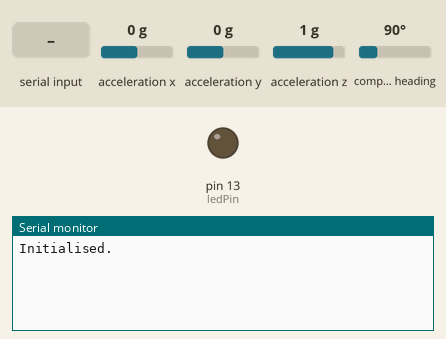
Simulated run of this sketch. Board: Arduino Mega 2560, built with avr-gcc and run on an emulated ATmega2560. Shown: output pins drawn as LEDs (lit = HIGH), the last lines printed to the serial monitor. Wiring (inferred from the names in the program): ADXL345 accelerometer at I2C address 0x1D; HMC5883L compass at I2C address 0x1E. Inputs (shaded band) come from the test bench; at power-on: acceleration x 0 g, acceleration y 0 g, acceleration z 1 g, compass heading 90°.

Above: at 1.2 s.
1.3 s: "update" received over Serial
At 1.8 s:
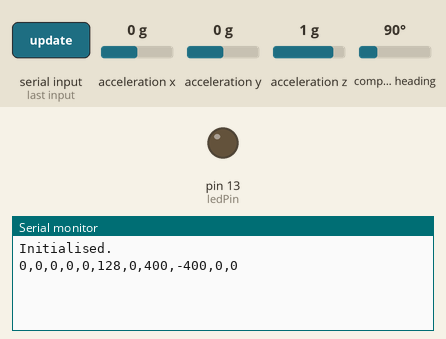
2.8 s: byte 32 (' ') received over Serial
At 4.0 s:
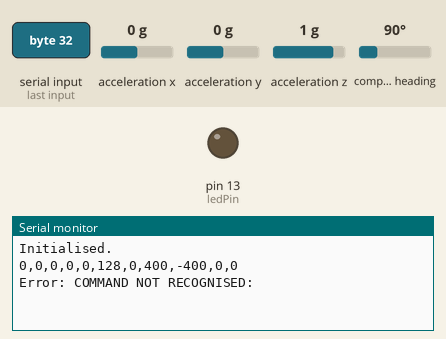
4.3 s: "rqst_azel" received over Serial
At 5.9 s:
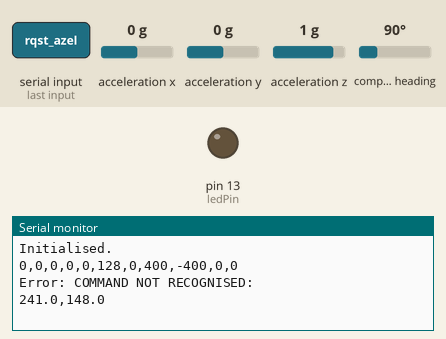
6.8 s: "comp_xyz" received over Serial
At 8.3 s:
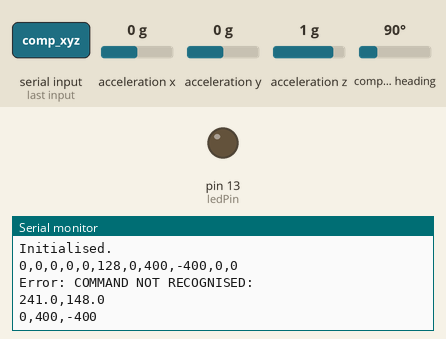

Measured:
- after the input at 1.3 s, the serial monitor: prints a new line after 0.06 s (image 1)
- after the input at 2.8 s, the serial monitor: prints a new line after 0.05 s (image 2)
- after the input at 4.3 s, the serial monitor: prints a new line after 1.1 s (image 3)
- after the input at 6.8 s, the serial monitor: prints a new line after 0.05 s (image 4)

The sketch:

trackotron.ino
```cpp
// Leo Zhou
// leothemagnificent@gmail.com
#include <Wire.h> //I2C Arduino Library

void flash(int);

// arduino pin definitions
int ledPin     = 13; // LED connected to digital pin 13
int GPSoutput  = 2;  // GPS chip pin

// AzManOfst and ElManOfst Seem to be used if the initial position is not 0
int AzManOfst = 0;
int ElManOfst = 0;

void setup() // run once, when the sketch starts
{
    // define pin I/O status
    pinMode( ledPin,     OUTPUT ); // sets the digital pin as output
    pinMode( GPSoutput,  INPUT  ); // GPS data line

    Wire.begin();//Initialize I2C communications
    acc_setup(); // Initialize acceleromete

    Serial1.begin(600); // begin serial connection to roator at baud 600
    stopantenna(); // initialise contact with spid and stop it
    Serial.begin(9600); // begin serial connection computer at bps rate
    Serial.println("Initialised.");
}

void loop() // run over and over again
{
    String cmd = "";
    char incomming_char; // to store the incomming character from the computer

    //flash(1); // flash LED to show working

    //Don't do anything until we have a computer input command
    while( Serial.available() == 0 );
    delay(50); // wait for incomming message to be fully buffered.1s

    // read the incoming bytes and put in in a string
    while( Serial.available() )
    {
        incomming_char = Serial.read();
        if(incomming_char == ' ') break;
        cmd.concat( incomming_char );
    }

    int param1,param2;
    //int param1 = Serial.parseInt();
    //int param2 = Serial.parseInt();

    // echo command
    //Serial.println( "Command Received: " + cmd );
    //Serial.print( param1 );
    //Serial.println( param2 );

    // switch case based on input command

    cmd.toLowerCase();
    if      ( cmd == "update"    ) Serial.println( gps_readxyz() + "," + acc_readxyz() + "," +compass_readxyz() + ",0,0" ); // to replace getantennapos
    else if ( cmd == "move_azel" ) moveantenna( int(param1), int(param2) ); // Move with Azimuth and Elevation tbc: test to see how the behaviour really is
    else if ( cmd == "move_stop" ) stopantenna();
    else if ( cmd == "rqst_azel" ) Serial.println( getantennapos() ); // get antenna position
    else if ( cmd == "comp_xyz"  ) Serial.println( compass_readxyz() ); // return compass reading
    else if ( cmd == "acc_xyz"   ) Serial.println( acc_readxyz() ); // tbd: wrtie the functions
    else if ( cmd == "rqst_gps"  ) Serial.println( gps_readxyz() ); // tbd: wrtie the functions
    else if ( cmd == "manu_ofst" ) {AzManOfst = param1; ElManOfst = param2;} // allow for manual offset definitions
    else if ( cmd == "rqst_ofst" ) Serial.println( String(AzManOfst) + " " + String(ElManOfst) ); //Reply with offsets
    else if ( cmd == "ping"      ) Serial.println( "pong" );
    else Serial.println("Error: COMMAND NOT RECOGNISED: " + cmd );
}

// the loop routine runs over and over again forever:
void flash(int n)
{
  for(int i=0;i<n;i++)
  {
    digitalWrite(ledPin, HIGH);   // turn the LED on (HIGH is the voltage level)
    delay(30);               // wait for a second
    digitalWrite(ledPin, LOW);    // turn the LED off by making the voltage LOW
    delay(20);               // wait for a second
  }
}
```

HMC5883.ino
```cpp
// (licence header left out)
#define address 0x1E //0011110b, I2C 7bit address of HMC5883

String compass_readxyz(){
  int x,y,z;

  //Put the HMC5883 IC into the correct operating mode
  Wire.beginTransmission(address); //open communication with HMC5883
  Wire.write(0x02); //select mode register
  Wire.write(0x01); //single measurement mode
  Wire.endTransmission();

  //Tell the HMC5883 where to begin reading data
  Wire.beginTransmission(address);
  Wire.write(0x03); //select register 3, X MSB register
  Wire.endTransmission();

  //Read data from each axis, 2 registers per axis
  Wire.requestFrom(address, 6);
  if(6<=Wire.available()){
    x = Wire.read()<<8; //X msb
    x |= Wire.read(); //X lsb
    z = Wire.read()<<8; //Z msb
    z |= Wire.read(); //Z lsb
    y = Wire.read()<<8; //Y msb
    y |= Wire.read(); //Y lsb
  }
  return String(x) + "," + String(y) + "," + String(z);
}
```

adxl345.ino
```cpp
/*
Circuit connections:
3.3v to SDO and CS
SDA to Pin20
SCL to Pin21
Pull-up resistors from SDA/SCL to Vcc
*/

#include <Wire.h>
#define DEVICE 0x1D // Device address as specified in data sheet
// do not amend the address

byte _buff[6];

//Registers from data sheet
char POWER_CTL = 0x2D;	//Power Control Register
char DATA_FORMAT = 0x31;
char DATAX0 = 0x32;	//X-Axis Data 0
char DATAX1 = 0x33;	//X-Axis Data 1
char DATAY0 = 0x34;	//Y-Axis Data 0
char DATAY1 = 0x35;	//Y-Axis Data 1
char DATAZ0 = 0x36;	//Z-Axis Data 0
char DATAZ1 = 0x37;	//Z-Axis Data 1

String acc_readxyz() {
  uint8_t howManyBytesToRead = 6;
  readFrom( DATAX0, howManyBytesToRead, _buff); //read the acceleration data from the ADXL345

  // each axis reading comes in 10 bit resolution, ie 2 bytes.  Least Significat Byte first!!
  // thus we are converting both bytes in to one int
  int x = (((int)_buff[1]) << 8) | _buff[0];
  int y = (((int)_buff[3]) << 8) | _buff[2];
  int z = (((int)_buff[5]) << 8) | _buff[4];

  return String(x) + "," + String(y) + "," + String(z);
}

void writeTo(byte acc_add, byte val) {
  Wire.beginTransmission(DEVICE);  // start transmission to device
  Wire.write(acc_add);             // send register address
  Wire.write(val);                 // send value to write
  Wire.endTransmission();          // end transmission
}

// Reads num bytes starting from address register on device in to _buff array
void readFrom(byte acc_add, int num, byte _buff[]) {
  Wire.beginTransmission(DEVICE);  // start transmission to device
  Wire.write(acc_add);             // sends address to read from
  Wire.endTransmission();          // end transmission

  Wire.beginTransmission(DEVICE);  // start transmission to device
  Wire.requestFrom(DEVICE, num);   // request 6 bytes from device

  int i = 0;
  while(Wire.available())          // device may send less than requested (abnormal)
  {
    _buff[i] = Wire.read();        // receive a byte
    i++;
  }
  Wire.endTransmission();          // end transmission
}

void acc_setup() {
  //Put the ADXL345 into +/- 4G range by writing the value 0x01 to the DATA_FORMAT register.
  writeTo(DATA_FORMAT, 0x01);
  //Put the ADXL345 into Measurement Mode by writing 0x08 to the POWER_CTL register.
  writeTo(POWER_CTL, 0x08);
}
```

gps.ino
```cpp
String gps_readxyz()
{
    int x = 0;
    int y = 0;
    int z = 0;

    return String(x) + "," + String(y) + "," + String(z);
}
```

rotator.ino
```cpp
// Leo Zhou
// leothemagnificent@gmail.com

char Stopstring[14]   = {0x57,0x30,0x30,0x30,0x30,0x01,0x30,0x38,0x37,0x36,0x01,0x0F,0x20,0};
char Movestring[14]   = {0x57,0x30,0x30,0x30,0x30,0x01,0x30,0x38,0x37,0x36,0x01,0x2F,0x20,0};
char Statusstring[14] = {0x57,0x30,0x30,0x30,0x30,0x01,0x30,0x38,0x37,0x36,0x01,0x1F,0x20,0};


// function to correctly format the Alpha Spid serial protocol
// and move the roator by sending the command to the serial port.
// azheading & horizheading allow local az & el to be converted into
// Earth az and el
void moveantenna( int Az, int El ){

    int tempAz,tempEl;

    // Bit of error checking
    if ( !( Az > -540 && Az < 540 ) ) {
        Serial.println( "Error: Azimuth not entered within limits"   );
        return; }

    if ( !( El > -40  && El < 200 ) ) {
        Serial.println( "Error: Elevation not entered within limits" );
        return; }

    // Format for SPID protocol begins with 0x57 then 0x30 + thousands, tens .... of az+360,
    // then 0x01 for 1 degree accuracy then 0x30 + thousands, tens .... of el+360 then 0x01 0x2F and 0x20 to finish
    tempAz = (int)( Az+360 + AzManOfst );
    tempEl = (int)( El+360 + ElManOfst );

    Movestring[1] = ( tempAz/1000 ) + 0x30; tempAz %=1000;
    Movestring[2] = ( tempAz/100  ) + 0x30; tempAz %=100;
    Movestring[3] = ( tempAz/10   ) + 0x30; tempAz %=10;
    Movestring[4] = ( tempAz      ) + 0x30;

    Movestring[6] = ( tempEl/1000 ) + 0x30; tempEl %=1000;
    Movestring[7] = ( tempEl/100  ) + 0x30; tempEl %=100;
    Movestring[8] = ( tempEl/10   ) + 0x30; tempEl %=10;
    Movestring[9] = ( tempEl      ) + 0x30;

    // Move the antenna, send movestring via serial
    Serial1.write( Movestring );
}

// function to stop the rotator
void stopantenna(){ Serial1.write( Stopstring );}

//function to return current position of the antenna mount
String getantennapos()
{
    char Status[13];

    // send status request and receive input string
    Serial1.write( Statusstring );
    Serial.readBytesUntil( 0x20, Status, 13 );
    // the string ends with 0x20 seem to be an hard coded value

    // decode az & el
    float AzPos = (Status[1]*100+Status[2]*10+Status[3]+Status[4]/10)%360;
    float ElPos = (Status[6]*100+Status[7]*10+Status[8]+Status[9]/10)%360;

    return String( int(AzPos) )+"."+String(int((AzPos-int(AzPos))*1000))+","+String(int(ElPos))+"."+String(int((ElPos-int(ElPos))*1000));
}
```
